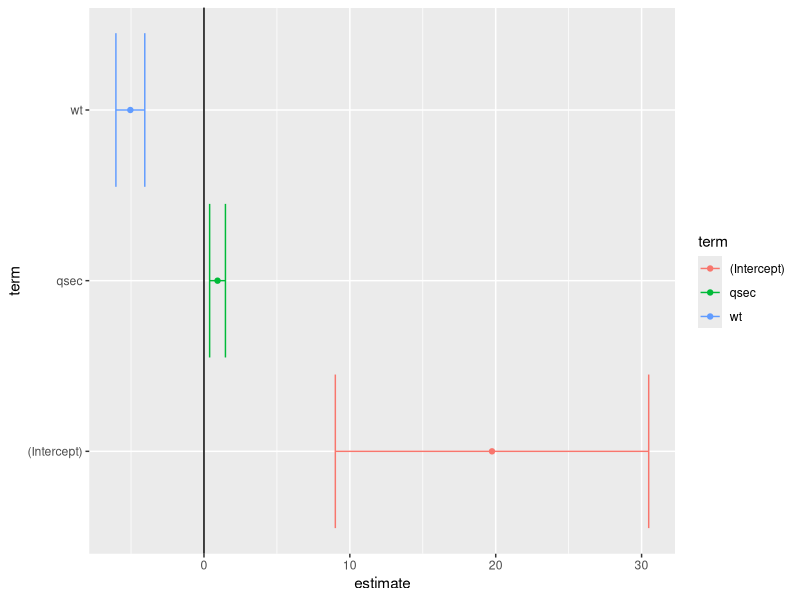
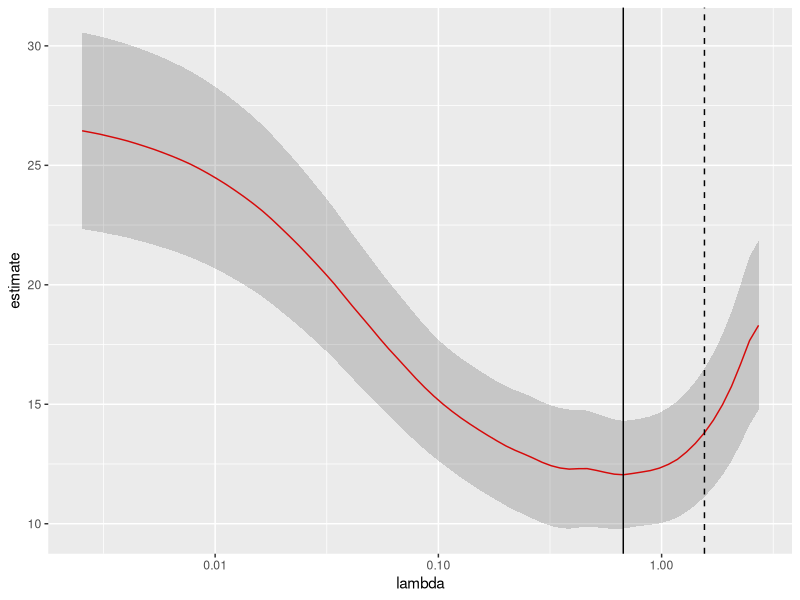
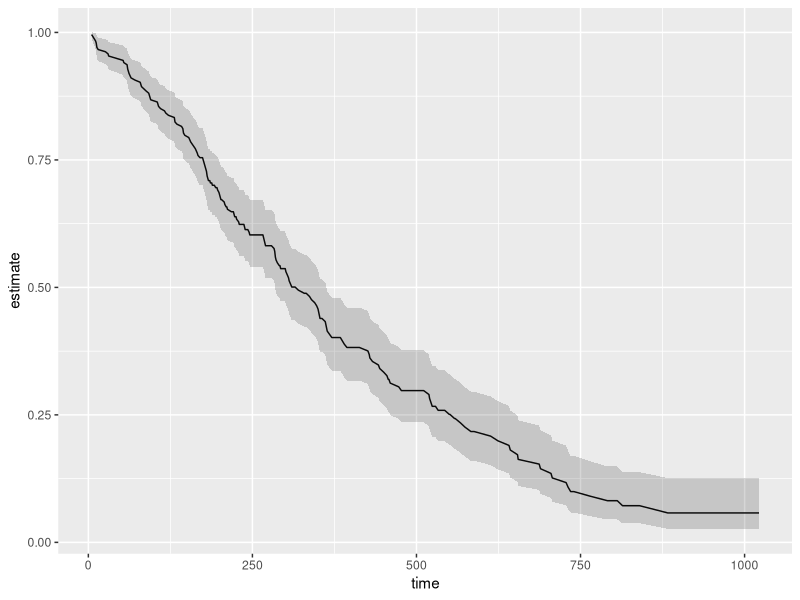

Reproduce these figures in R, in order.
#==================================================================
# Install packages not already installed in a list
#==================================================================


list=c("tidyverse","stringr","forcats","ggmap","rvest","tm","SnowballC","dplyr","calibrate"
       ,"stringi","ggplot2","maps","httr","rsdmx","devtools","oec","OECD","plyr","dplyr","ggplot2","caret",
       "magrittr","babynames","acs","choroplethr","choroplethrMaps","broom","glmnet")


list.of.packages <- list

new.packages <- list.of.packages[!(list.of.packages %in% installed.packages()[,"Package"])]
if(length(new.packages)) install.packages(new.packages)

sapply(list, require, character.only = TRUE)

#install.packages("tidyverse")
library(broom)
tidyverse_update()

fit <- lm(mpg ~ wt + qsec, mtcars)
summary(fit)

tidy(fit)

class((fit))

head(augment(fit))


glance(fit)

td <- tidy(fit, conf.int = TRUE)

ggplot(td, aes(estimate, term, color = term)) +
  geom_point() +
  geom_errorbarh(aes(xmin = conf.low, xmax = conf.high)) +
  geom_vline(xintercept  =0)


mtcars %>% group_by(am) %>% do(tidy(lm(mpg ~ wt, .)))



#we could create a LASSO regression with the glmnet package:
#install.packages("glmnet")
  library(glmnet)

#update 


set.seed(03-19-2015)

# generate data with 5 real variables and 45 null, on 100 observations
nobs <- 100
nvar <- 50
real <- 5
x <- matrix(rnorm(nobs * nvar), nobs)
beta <- c(rnorm(real, 0, 1), rep(0, nvar - real))
y <- c(t(beta) %*% t(x)) + rnorm(nvar, sd = 3)

glmnet_fit <- cv.glmnet(x,y)

tidied_cv <- tidy(glmnet_fit)
glance_cv <- glance(glmnet_fit)

ggplot(tidied_cv, aes(lambda, estimate)) + geom_line(color = "red") +
  geom_ribbon(aes(ymin = conf.low, ymax = conf.high), alpha = .2) +
  scale_x_log10() +
  geom_vline(xintercept = glance_cv$lambda.min) +
  geom_vline(xintercept = glance_cv$lambda.1se, lty = 2)


library(survival)

surv_fit <- survfit(coxph(Surv(time, status) ~ age + sex, lung))

td <- tidy(surv_fit)
ggplot(td, aes(time, estimate)) + geom_line() +
  geom_ribbon(aes(ymin = conf.low, ymax = conf.high), alpha = .2)